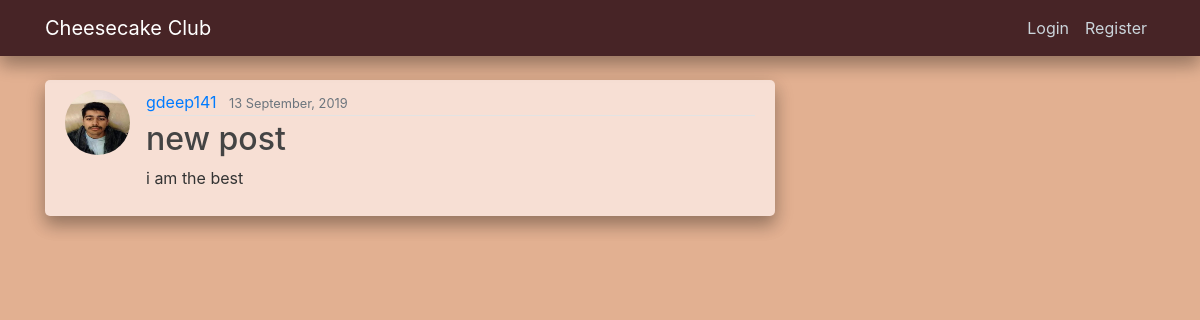
Screenshot of /post/32/ with the database file from the repository.
### blog/models.py (models this page shows, shortened)
class Post(models.Model):
    title = models.CharField(max_length=100)
    content = models.TextField()
    """
    don't use parenthesis for timezone.now as we don't want to call the function
    at that point - we just want to pass it in
    """
    date_posted = models.DateTimeField(default=timezone.now)
    author = models.ForeignKey(User, on_delete=models.CASCADE) # Post deleted if user is deleted

### users/models.py (models this page shows, shortened)
class Profile(models.Model):
    user = models.OneToOneField(User, on_delete=models.CASCADE)
    image = models.ImageField(default='illusion.jpg', upload_to='profile_pics')

### blog/views.py (the view)
# urls.py: path('post/<int:pk>/', PostDetailView.as_view(), name="post-detail"),
class PostDetailView(DetailView):
    model = Post

### blog/templates/blog/post_detail.html (shortened to what this page needs)
{% extends "blog/base.html" %}
{% block content %}
    <article class="media content-section">
        <img class="rounded-circle article-img" src="{{ object.author.profile.image.url }}">
        <div class="media-body">
            <div class="article-metadata">
                <a class="mr-2" href="{% url 'user-posts' object.author.username %}">{{ object.author }}</a>
                <small class="text-muted">{{ object.date_posted|date:"d F, Y" }}</small>
            </div>
            <h2 class="article-title">{{ object.title }}</h2>
            <p class="article-content">{{ object.content }}</p>
        </div>
    </article>
{% endblock content %}

### blog/static/blog/main.css (style rules this page uses)
body { background: #e2b091; color: #333333; margin-top: 5rem; }
h1, h2, h3, h4, h5, h6 { color: #472426; }
.content-section { background: #f7dfd4; padding: 10px 20px; border-radius: 5px; margin-bottom: 20px; box-shadow: 0 10px 16px 0 rgba(0,0,0,0.2),0 6px 20px 0 rgba(0,0,0,0.19) !important; }
.article-title { color: #444444; }
.article-content { white-space: pre-line; }
.article-img { height: 65px; width: 65px; margin-right: 16px; }
.article-metadata { padding-bottom: 1px; margin-bottom: 4px; border-bottom: 1px solid #e3e3e3 }

### rows the page displays
Post: author.profile.image (picture), author "gdeep141", date_posted "13 September, 2019", title "new post", content "i am the best"
